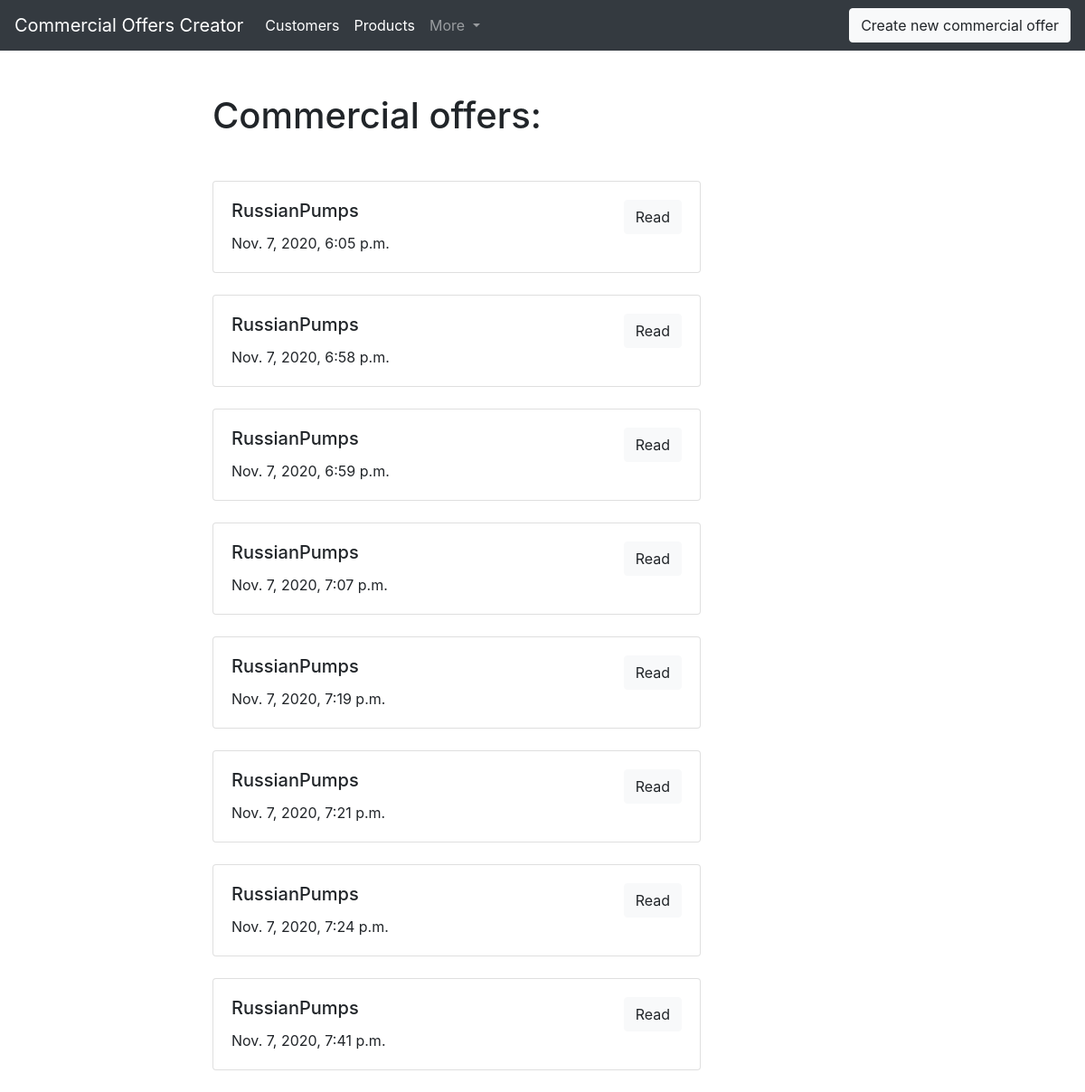
Page /COC/ on the earlier database version.
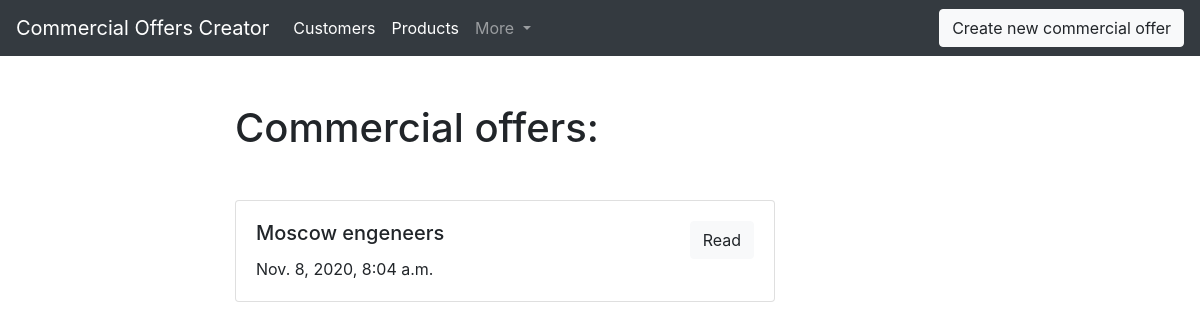
Same page on the later database version.
### COC/models.py (models this page shows, shortened)
class CommercialOffer(models.Model):
    id = models.AutoField(primary_key=True) #id==articul
    creation_date = models.DateTimeField(auto_now_add=True)
    customer = models.ForeignKey(Customer, on_delete = models.CASCADE, blank=True)
    products = models.ManyToManyField('Product', blank=True)
    total = models.DecimalField(decimal_places=2, max_digits=10, blank=True, null=True)
    def get_absolut_url(self):
        return reverse('commercial_offer_ditail_url', kwargs={'id': self.id})

class Customer(models.Model):
    denomination = models.CharField(max_length=150, db_index=True)
    id = models.AutoField(primary_key=True)
    address = models.CharField(max_length=150)
    index = models.CharField(max_length=6)
    telephone = models.CharField(max_length=11)
    contactPersonPhoneNumber = models.CharField(max_length=11, blank=True)
    contactPersonEmail = models.CharField(max_length=50, blank=True)
    price_group_discounts = models.ManyToManyField('PriceGroupDiscount', blank=True)

### COC/views.py (the view)
# urls.py: path('', commercial_offers, name='commercial_offers_list_url'),
def commercial_offers(request):
    commercialoffers = CommercialOffer.objects.all()
    return render(request, 'COC/commercial_offers_list.html', context={'commercialoffers': commercialoffers})

### COC/templates/COC/commercial_offers_list.html (shortened to what this page needs)
{% extends 'COC/base_COC.html' %}
{% block content %}
  <h1 class="mb-5">Commercial offers:</h1>
  {% for commercialoffer in commercialoffers %}
    {% include 'COC/includes/commercial_offer_card_template.html' %}
  {% endfor %}
{% endblock %}

### COC/templates/COC/base_COC.html (shortened to what this page needs)
{% extends 'base.html' %}

### templates/base.html (shortened to what this page needs)
{% load static %}
<!DOCTYPE html>
<html lang="en" dir="ltr">
  <head>
    <link rel="stylesheet" href="https://cdn.jsdelivr.net/npm/bootstrap@4.5.3/dist/css/bootstrap.min.css">
    <link rel="stylesheet" href="{% static 'css/styles.css' %}">
  </head>
  <body>
    <nav class="navbar navbar-expand-lg navbar-dark bg-dark">
      <a class="navbar-brand" href="{% url 'commercial_offers_list_url' %}">Commercial Offers Creator</a>
      <div class="collapse navbar-collapse" id="navbarSupportedContent">
        <ul class="navbar-nav mr-auto">
          <li class="nav-item active">
            <a class="nav-link" href="{% url 'customers_list_url' %}">Customers <span class="sr-only">(current)</span></a>
          </li>
          <li class="nav-item active">
            <a class="nav-link" href="{% url 'products_list_url' %}">Products <span class="sr-only">(current)</span></a>
          </li>
          <li class="nav-item dropdown">
            <a class="nav-link dropdown-toggle" href="#" id="navbarDropdown" role="button" data-toggle="dropdown" aria-haspopup="true" aria-expanded="false">
              More
            </a>
          </li>
        </ul>
        <form class="form-inline my-2 my-lg-0">
          <a href="{% url 'commercial_offer_create_url'%}" class="btn btn-light">Create new commercial offer</a>
        </form>
      </div>
    </nav>
    <div class="container mt-5">
      <div class="row">
        <div class="col-6 offset-md-2">
          {% block content %}{% endblock %}
        </div>
      </div>
    </div>
  </body>
</html>

### COC/templates/COC/includes/commercial_offer_card_template.html
<div class="card mb-4">
  <div class="card-body">
    <div class="row">
      <div class="col-sm-6">
        <h5 class="card-title">{{commercialoffer.customer.denomination}}</h5>
        <p class="card-text">{{commercialoffer.creation_date}}</p>
      </div>
      <div class="col-sm-6 text-right">
        <a href="{{ commercialoffer.get_absolut_url }}" class="btn btn-light">Read</a>
      </div>
    </div>
  </div>
</div>

Differences in the rows shown:
removed CommercialOffer: customer.denomination "RussianPumps", creation_date "Nov. 7, 2020, 6:05 p.m."
removed CommercialOffer: customer.denomination "RussianPumps", creation_date "Nov. 7, 2020, 6:58 p.m."
removed CommercialOffer: customer.denomination "RussianPumps", creation_date "Nov. 7, 2020, 6:59 p.m."
removed CommercialOffer: customer.denomination "RussianPumps", creation_date "Nov. 7, 2020, 7:07 p.m."
removed CommercialOffer: customer.denomination "RussianPumps", creation_date "Nov. 7, 2020, 7:19 p.m."
removed CommercialOffer: customer.denomination "RussianPumps", creation_date "Nov. 7, 2020, 7:21 p.m."
removed CommercialOffer: customer.denomination "RussianPumps", creation_date "Nov. 7, 2020, 7:24 p.m."
removed CommercialOffer: customer.denomination "RussianPumps", creation_date "Nov. 7, 2020, 7:41 p.m."
added CommercialOffer: customer.denomination "Moscow engeneers", creation_date "Nov. 8, 2020, 8:04 a.m."
